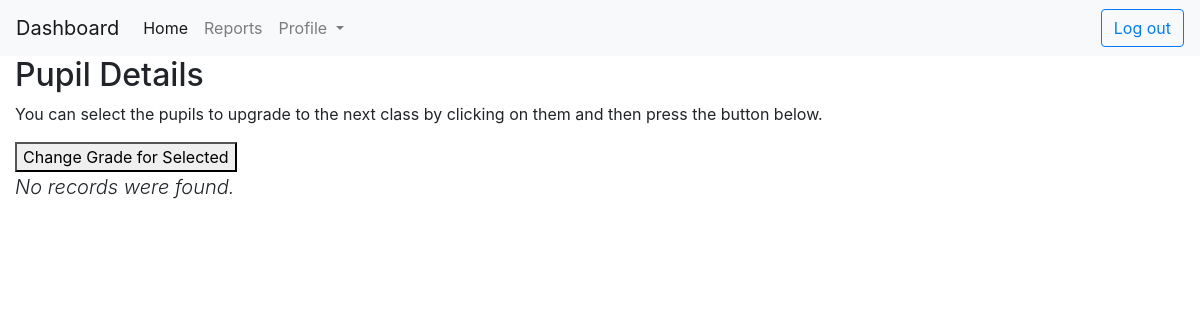
The page /teacher/move.php?grade=1 (signed in) on the database as committed earlier.
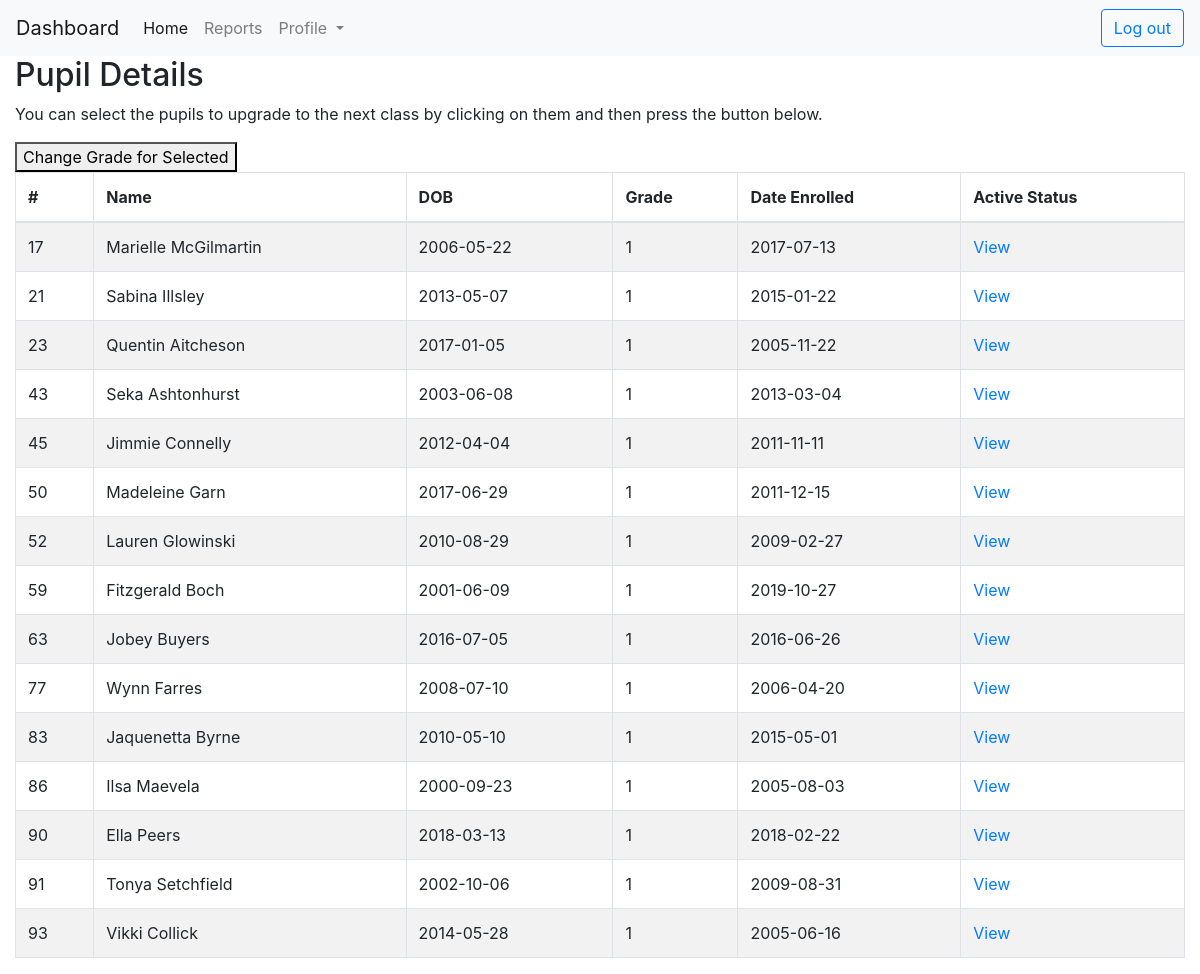
The same page on the database as committed later.
### tables this page shows
CREATE TABLE `pupil` (
  `pupilID` int(11) NOT NULL,
  `pupilName` varchar(50) NOT NULL,
  `parentID` int(11) NOT NULL,
  `dateOfBirth` varchar(10) NOT NULL,
  `grade` int(11) NOT NULL,
  `yearStarted` varchar(20) NOT NULL,
  `dateModified` date DEFAULT NULL,
  `activeStatus` varchar(20) DEFAULT 'active'
);

### teacher/move.php (the view, shortened to what this page needs)
<?php
    require_once "../includes/config.php";
    $gradeView = $_GET['grade'];
?>
<!DOCTYPE html>
<html lang="en">
<head>
    <link rel="stylesheet" href="https://cdn.datatables.net/1.10.20/css/jquery.dataTables.min.css">
</head>
<body>
        <?php
        require_once '../includes/navbar_header.php';
        ?>
    <div class="wrapper">
        <div class="container-fluid">
            <div class="row">
                <div class="col-md-12">
                    <div class="page-header clearfix">
                        <h2 class="pull-left">Pupil Details</h2>
                    </div>
                    <p>You can select the pupils to upgrade to the next class by clicking on them and then press the button below.</p>
                    <button id="button">Change Grade for Selected</button><br>
                    <?php
                    $sql = "SELECT * FROM pupil WHERE grade = '$gradeView'";
                    if($result = $mysqli->query($sql)){
                        if($result->num_rows > 0){
                            echo "<table id='myTable'  class='table table-bordered table-striped'>";
                                echo "<thead>";
                                    echo "<tr>";
                                        echo "<th>#</th>";
                                        echo "<th>Name</th>";
                                        echo "<th>DOB</th>";
                                        echo "<th>Grade</th>";
                                        echo "<th>Date Enrolled</th>";
                                        echo "<th>Active Status</th>";
                                    echo "</tr>";
                                echo "</thead>";
                                echo "<tbody>";
                                while($row = $result->fetch_array()){
                                    echo "<tr>";
                                        echo "<td>" . $row['pupilID'] . "</td>";
                                        echo "<td>" . $row['pupilName'] . "</td>";
                                        echo "<td>" . $row['dateOfBirth'] . "</td>";
                                        echo "<td>" . $row['grade'] . "</td>";
                                        echo "<td>" . $row['yearStarted'] . "</td>";
                                        echo "<td>";
                                            echo "<a href='activeStatus.php?id=". $row['pupilID'] ."' title='Move pupil' data-toggle='tooltip'><span class='glyphicon glyphicon-eye-open'></span> View</a>";
                                        echo "</td>";
                                    echo "</tr>";
                                }
                                echo "</tbody>";
                            echo "</table>";
                        } else{
                            echo "<p class='lead'><em>No records were found.</em></p>";
                        }
                    } else{
                        echo "ERROR: Could not able to execute $sql. " . $mysqli->error;
                    }
                    ?>
                </div>
            </div>
        </div>
    </div>
</body>
</html

### includes/navbar_header.php (shortened to what this page needs)
<link rel="stylesheet" href="https://maxcdn.bootstrapcdn.com/bootstrap/4.0.0/css/bootstrap.min.css">
<nav class="navbar navbar-expand-lg navbar-light bg-light">
  <a class="navbar-brand" href="index.php">Dashboard</a>
  <div class="collapse navbar-collapse" id="navbarSupportedContent">
    <ul class="navbar-nav mr-auto">
                            <?php
                                if(isset($_SESSION['adminid']))
                                    {
                             ?>
      <li class="nav-item active">
        <a class="nav-link" href="index.php">Home <span class="sr-only">(current)</span></a>
      </li>
      <li class="nav-item">
        <a class="nav-link" href="Reports.php">Reports</a>
      </li>
      <li class="nav-item dropdown">
        <a class="nav-link dropdown-toggle" href="#" id="navbarDropdown" role="button" data-toggle="dropdown" aria-haspopup="true" aria-expanded="false">
          Profile
        </a>
      </li>
    </ul>
    <form class="form-inline my-2 my-lg-0" action="../includes/logout.php">
      <button class="btn btn-outline-primary my-2 my-sm-0" type="submit">Log out </button>
    </form>
  </div>
  <?php } ?>
</nav>

Rows that differ between the two databases and show on the page:
added pupil: pupilID "17", pupilName "Marielle McGilmartin", dateOfBirth "2006-05-22", grade "1", yearStarted "2017-07-13"
added pupil: pupilID "21", pupilName "Sabina Illsley", dateOfBirth "2013-05-07", grade "1", yearStarted "2015-01-22"
added pupil: pupilID "23", pupilName "Quentin Aitcheson", dateOfBirth "2017-01-05", grade "1", yearStarted "2005-11-22"
added pupil: pupilID "43", pupilName "Seka Ashtonhurst", dateOfBirth "2003-06-08", grade "1", yearStarted "2013-03-04"
added pupil: pupilID "45", pupilName "Jimmie Connelly", dateOfBirth "2012-04-04", grade "1", yearStarted "2011-11-11"
added pupil: pupilID "50", pupilName "Madeleine Garn", dateOfBirth "2017-06-29", grade "1", yearStarted "2011-12-15"
added pupil: pupilID "52", pupilName "Lauren Glowinski", dateOfBirth "2010-08-29", grade "1", yearStarted "2009-02-27"
added pupil: pupilID "59", pupilName "Fitzgerald Boch", dateOfBirth "2001-06-09", grade "1", yearStarted "2019-10-27"
added pupil: pupilID "63", pupilName "Jobey Buyers", dateOfBirth "2016-07-05", grade "1", yearStarted "2016-06-26"
added pupil: pupilID "77", pupilName "Wynn Farres", dateOfBirth "2008-07-10", grade "1", yearStarted "2006-04-20"
added pupil: pupilID "83", pupilName "Jaquenetta Byrne", dateOfBirth "2010-05-10", grade "1", yearStarted "2015-05-01"
added pupil: pupilID "86", pupilName "Ilsa Maevela", dateOfBirth "2000-09-23", grade "1", yearStarted "2005-08-03"
added pupil: pupilID "90", pupilName "Ella Peers", dateOfBirth "2018-03-13", grade "1", yearStarted "2018-02-22"
added pupil: pupilID "91", pupilName "Tonya Setchfield", dateOfBirth "2002-10-06", grade "1", yearStarted "2009-08-31"
added pupil: pupilID "93", pupilName "Vikki Collick", dateOfBirth "2014-05-28", grade "1", yearStarted "2005-06-16"
Other text that changed with them:
text no longer shown: "No records were found."
text now shown: "# Name DOB Grade Date Enrolled Active Status"
